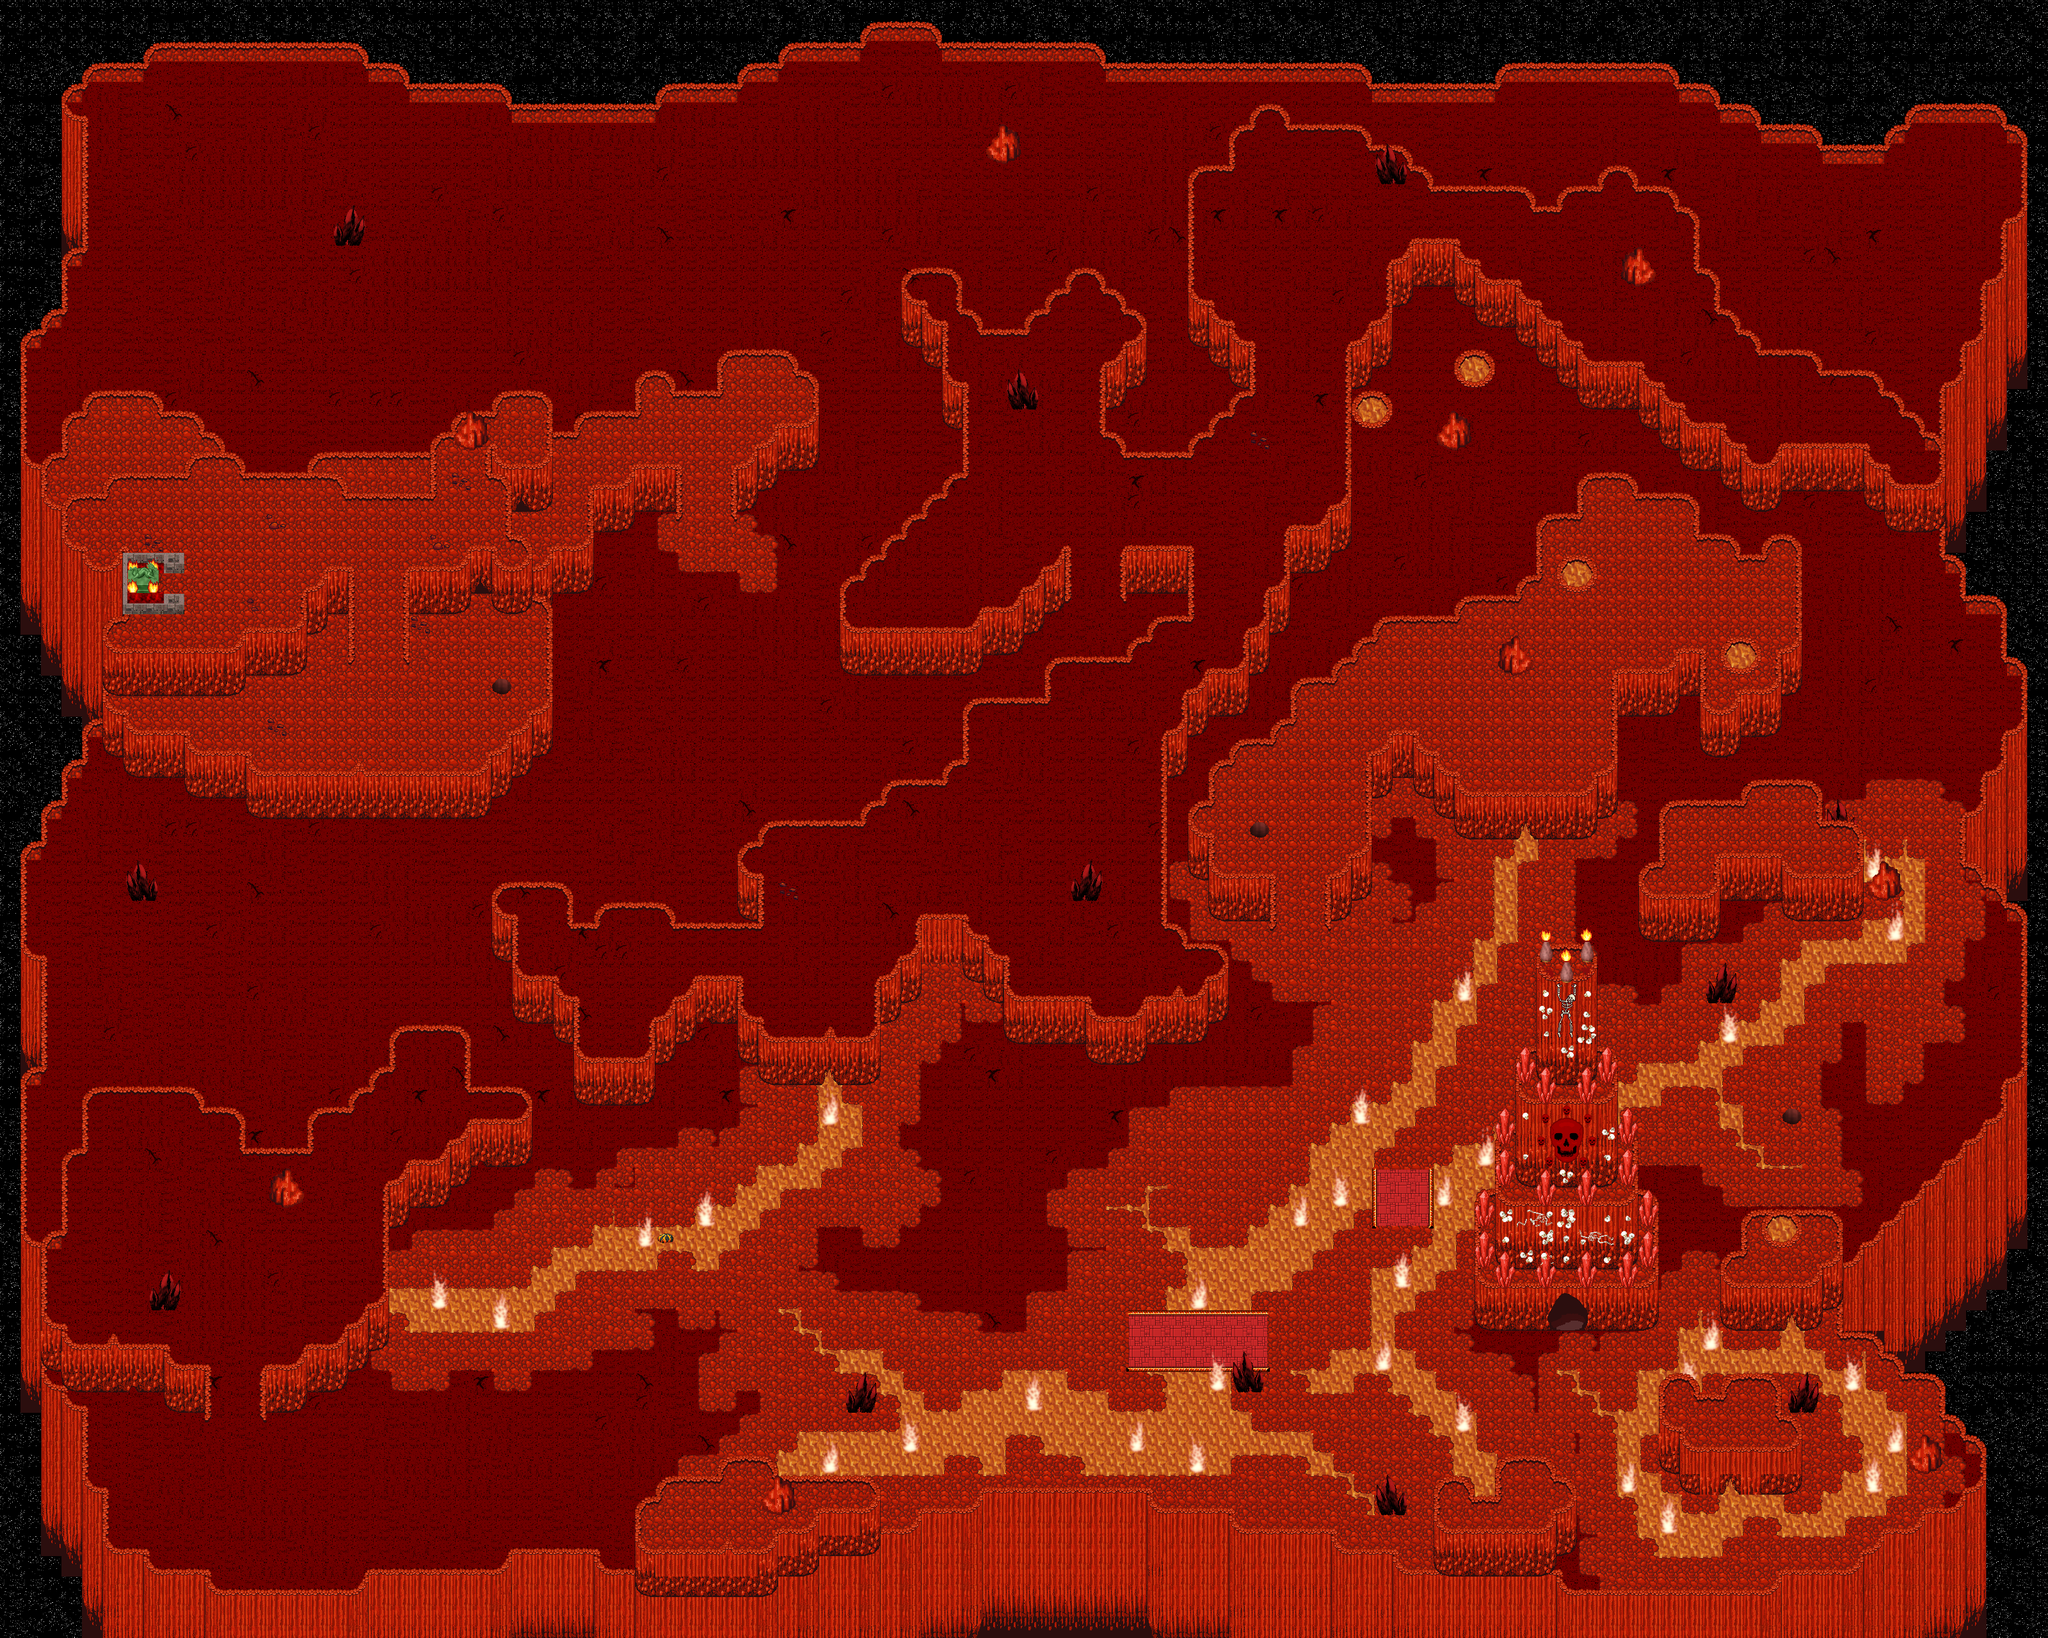

This is a level from a 2D game, rendered from its Tiled map with the project's own tilesets. A one-line summary and the map file follow, with tile-layer data summarised:
An orthogonal 100x80 tile map with 32x32 px tiles, 5 tile layers (0_floor, 1_terrain, 2_object, 3_roof, ...), 3 hidden layers not drawn, 29 tilesets.

<map version="1.0" tiledversion="1.1.5" orientation="orthogonal" renderorder="right-down" width="100" height="80" tilewidth="32" tileheight="32" infinite="0" nextobjectid="1">
 <tileset firstgid="1" name="logic/collision" tilewidth="32" tileheight="32" tilecount="1" columns="1">
  <image source="../../tileset/logic/collision.png" width="32" height="32" />
 </tileset>
 <tileset firstgid="2" name="logic/portal" tilewidth="32" tileheight="32" tilecount="7" columns="7">
  <image source="../../tileset/logic/portal.png" width="224" height="32" />
 </tileset>
 <tileset firstgid="9" name="logic/creature/demon" tilewidth="32" tileheight="32" tilecount="5" columns="5">
  <image source="../../tileset/logic/creature/demon.png" width="160" height="32" />
 </tileset>
 <tileset firstgid="14" name="item/blood/nsew_stains" tilewidth="32" tileheight="32" tilecount="4" columns="2">
  <image source="../../tileset/item/blood/nsew_stains.png" width="64" height="64" />
 </tileset>
 <tileset firstgid="18" name="ground/fire/fire" tilewidth="32" tileheight="32" tilecount="27" columns="3">
  <image source="../../tileset/ground/fire/fire.png" width="96" height="288" />
 </tileset>
 <tileset firstgid="45" name="building/decoration/fireplace_2" tilewidth="32" tileheight="32" tilecount="9" columns="3">
  <image source="../../tileset/building/decoration/fireplace_2.png" width="96" height="96" />
 </tileset>
 <tileset firstgid="54" name="ground/fire/flames" tilewidth="32" tileheight="32" tilecount="8" columns="4">
  <image source="../../tileset/ground/fire/flames.png" width="128" height="64" />
 </tileset>
 <tileset firstgid="62" name="ground/fire/lava" tilewidth="32" tileheight="32" tilecount="27" columns="3">
  <image source="../../tileset/ground/fire/lava.png" width="96" height="288" />
 </tileset>
 <tileset firstgid="89" name="item/corpse/skeleton" tilewidth="32" tileheight="32" tilecount="4" columns="2">
  <image source="../../tileset/item/corpse/skeleton.png" width="64" height="64" />
 </tileset>
 <tileset firstgid="93" name="item/corpse/skeleton-hanging" tilewidth="32" tileheight="32" tilecount="24" columns="4">
  <image source="../../tileset/item/corpse/skeleton-hanging.png" width="128" height="192" />
 </tileset>
 <tileset firstgid="117" name="item/corpse/skull_pale" tilewidth="32" tileheight="32" tilecount="2" columns="2">
  <image source="../../tileset/item/corpse/skull_pale.png" width="64" height="32" />
 </tileset>
 <tileset firstgid="119" name="item/corpse/skulls" tilewidth="32" tileheight="32" tilecount="16" columns="4">
  <image source="../../tileset/item/corpse/skulls.png" width="128" height="128" />
 </tileset>
 <tileset firstgid="135" name="sky/stars" tilewidth="32" tileheight="32" tilecount="6" columns="3">
  <image source="../../tileset/sky/stars.png" width="96" height="64" />
 </tileset>
 <tileset firstgid="141" name="item/statue/stone_dragon" tilewidth="32" tileheight="32" tilecount="8" columns="2">
  <image source="../../tileset/item/statue/stone_dragon.png" width="64" height="128" />
 </tileset>
 <tileset firstgid="149" name="ground/skull" tilewidth="32" tileheight="32" tilecount="9" columns="3">
  <image source="../../tileset/ground/skull.png" width="96" height="96" />
 </tileset>
 <tileset firstgid="158" name="terrain/wall/stone_red" tilewidth="32" tileheight="32" tilecount="72" columns="8">
  <image source="../../tileset/terrain/wall/stone_red.png" width="256" height="288" />
 </tileset>
 <tileset firstgid="230" name="ground/rock/red_crystal" tilewidth="32" tileheight="32" tilecount="20" columns="5">
  <image source="../../tileset/ground/rock/red_crystal.png" width="160" height="128" />
 </tileset>
 <tileset firstgid="250" name="ground/red_paving" tilewidth="32" tileheight="32" tilecount="24" columns="3">
  <image source="../../tileset/ground/red_paving.png" width="96" height="256" />
 </tileset>
 <tileset firstgid="274" name="ground/rock/rock_red" tilewidth="32" tileheight="32" tilecount="10" columns="2">
  <image source="../../tileset/ground/rock/rock_red.png" width="64" height="160" />
 </tileset>
 <tileset firstgid="284" name="ground/fire/flame_large" tilewidth="32" tileheight="32" tilecount="8" columns="4">
  <image source="../../tileset/ground/fire/flame_large.png" width="128" height="64" />
 </tileset>
 <tileset firstgid="292" name="ground/pothole" tilewidth="32" tileheight="32" tilecount="4" columns="4">
  <image source="../../tileset/ground/pothole.png" width="128" height="32" />
 </tileset>
 <tileset firstgid="296" name="ground/sand_red" tilewidth="32" tileheight="32" tilecount="6" columns="6">
  <image source="../../tileset/ground/sand_red.png" width="192" height="32" />
 </tileset>
 <tileset firstgid="302" name="ground/rock/red_obsidian" tilewidth="32" tileheight="32" tilecount="20" columns="4">
  <image source="../../tileset/ground/rock/red_obsidian.png" width="128" height="160" />
 </tileset>
 <tileset firstgid="322" name="object/rock/rocks" tilewidth="32" tileheight="32" tilecount="60" columns="5">
  <image source="../../tileset/object/rock/rocks.png" width="160" height="384" />
 </tileset>
 <tileset firstgid="382" name="terrain/ground/stone-red" tilewidth="32" tileheight="32" tilecount="18" columns="6">
  <image source="../../tileset/terrain/ground/stone-red.png" width="192" height="96" />
 </tileset>
 <tileset firstgid="400" name="terrain/cave" tilewidth="32" tileheight="32" tilecount="12" columns="3">
  <image source="../../tileset/terrain/cave.png" width="96" height="128" />
 </tileset>
 <tileset firstgid="412" name="ground/rock/lava_rock" tilewidth="32" tileheight="32" tilecount="1" columns="1">
  <image source="../../tileset/ground/rock/lava_rock.png" width="32" height="32" />
 </tileset>
 <tileset firstgid="413" name="ground/rock/lava_rock" tilewidth="32" tileheight="32" tilecount="1" columns="1">
  <image source="../../tileset/ground/rock/lava_rock.png" width="32" height="32" />
 </tileset>
 <tileset firstgid="414" name="furniture/light/torch" tilewidth="32" tileheight="32" tilecount="2" columns="2">
  <image source="../../tileset/furniture/light/torch.png" width="64" height="32" />
 </tileset>
 <layer name="0_floor" width="100" height="80">
  <data>[8000 cells, 7994 non-empty, 26 distinct tile ids]</data>
 </layer>
 <layer name="1_terrain" width="100" height="80">
  <data>[8000 cells, 3338 non-empty, 82 distinct tile ids]</data>
 </layer>
 <layer name="2_object" width="100" height="80">
  <data>[8000 cells, 354 non-empty, 81 distinct tile ids]</data>
 </layer>
 <layer name="3_roof" width="100" height="80">
  <data>[8000 cells, 187 non-empty, 57 distinct tile ids]</data>
 </layer>
 <layer name="4_roof_add" width="100" height="80">
  <data>[8000 cells, 68 non-empty, 39 distinct tile ids]</data>
 </layer>
 <layer name="objects" width="100" height="80" visible="0">
  <data>[8000 cells, 37 non-empty, 4 distinct tile ids]</data>
 </layer>
 <layer name="collision" width="100" height="80" visible="0" opacity="0.54">
  <data>[8000 cells, 3471 non-empty, 1 distinct tile ids]</data>
 </layer>
 <layer name="protection" width="100" height="80" visible="0">
  <data>[8000 cells, 0 non-empty, 0 distinct tile ids]</data>
 </layer>
</map>
